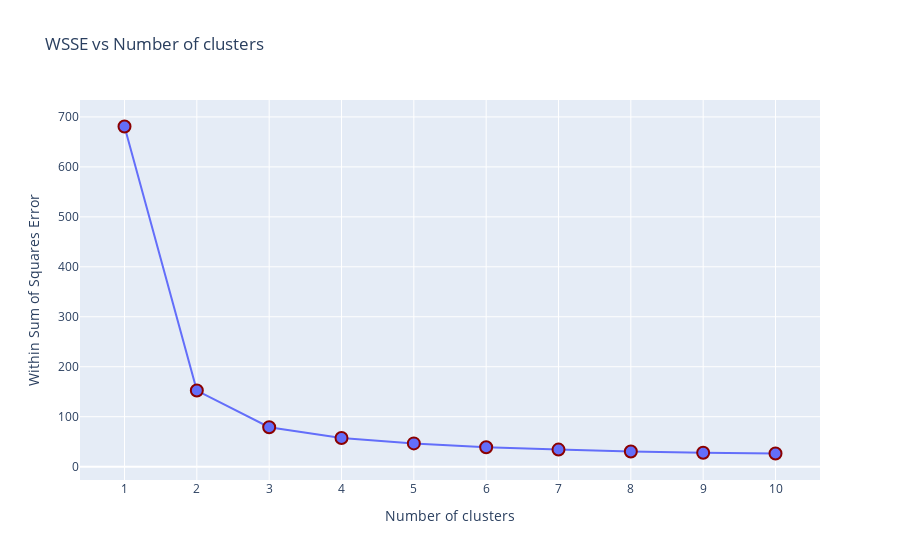

Notebook cell for this chart:
### Code cell
fig=px.line(x=[x for x in range(1,11)],y=sse,title='WSSE vs Number of clusters')
fig.add_traces(px.scatter(x=[x for x in range(1,11)],y=sse).data[0])
fig.update_traces(marker=dict(size=12,line=dict(width=2,color='darkred')),selector=dict(mode='markers'))
fig.update_xaxes(tickvals=[x for x in range(11)],title='Number of clusters')
fig.update_yaxes(title='Within Sum of Squares Error')

### Figure 1 — Plotly figure (JSON) as saved in the notebook; plotly's stock layout.template omitted (floating-point values rounded to 4 significant figures)
{"data": [{"hovertemplate": "x=%{x}<br>y=%{y}<extra></extra>", "legendgroup": "", "line": {"color": "#636efa", "dash": "solid"}, "mode": "lines", "name": "", "orientation": "v", "showlegend": false, "type": "scatter", "x": [1, 2, 3, 4, 5, 6, 7, 8, 9, 10], "xaxis": "x", "y": [680.8, 152.4, 78.94, 57.32, 46.54, 38.96, 34.2, 30.34, 27.99, 26.35], "yaxis": "y"}, {"hovertemplate": "x=%{x}<br>y=%{y}<extra></extra>", "legendgroup": "", "marker": {"color": "#636efa", "line": {"color": "darkred", "width": 2}, "size": 12, "symbol": "circle"}, "mode": "markers", "name": "", "orientation": "v", "showlegend": false, "type": "scatter", "x": [1, 2, 3, 4, 5, 6, 7, 8, 9, 10], "xaxis": "x", "y": [680.8, 152.4, 78.94, 57.32, 46.54, 38.96, 34.2, 30.34, 27.99, 26.35], "yaxis": "y"}], "layout": {"legend": {"tracegroupgap": 0}, "title": {"text": "WSSE vs Number of clusters"}, "xaxis": {"anchor": "y", "domain": [0, 1], "tickvals": [0, 1, 2, 3, 4, 5, 6, 7, 8, 9, 10], "title": {"text": "Number of clusters"}}, "yaxis": {"anchor": "x", "domain": [0, 1], "title": {"text": "Within Sum of Squares Error"}}}}
